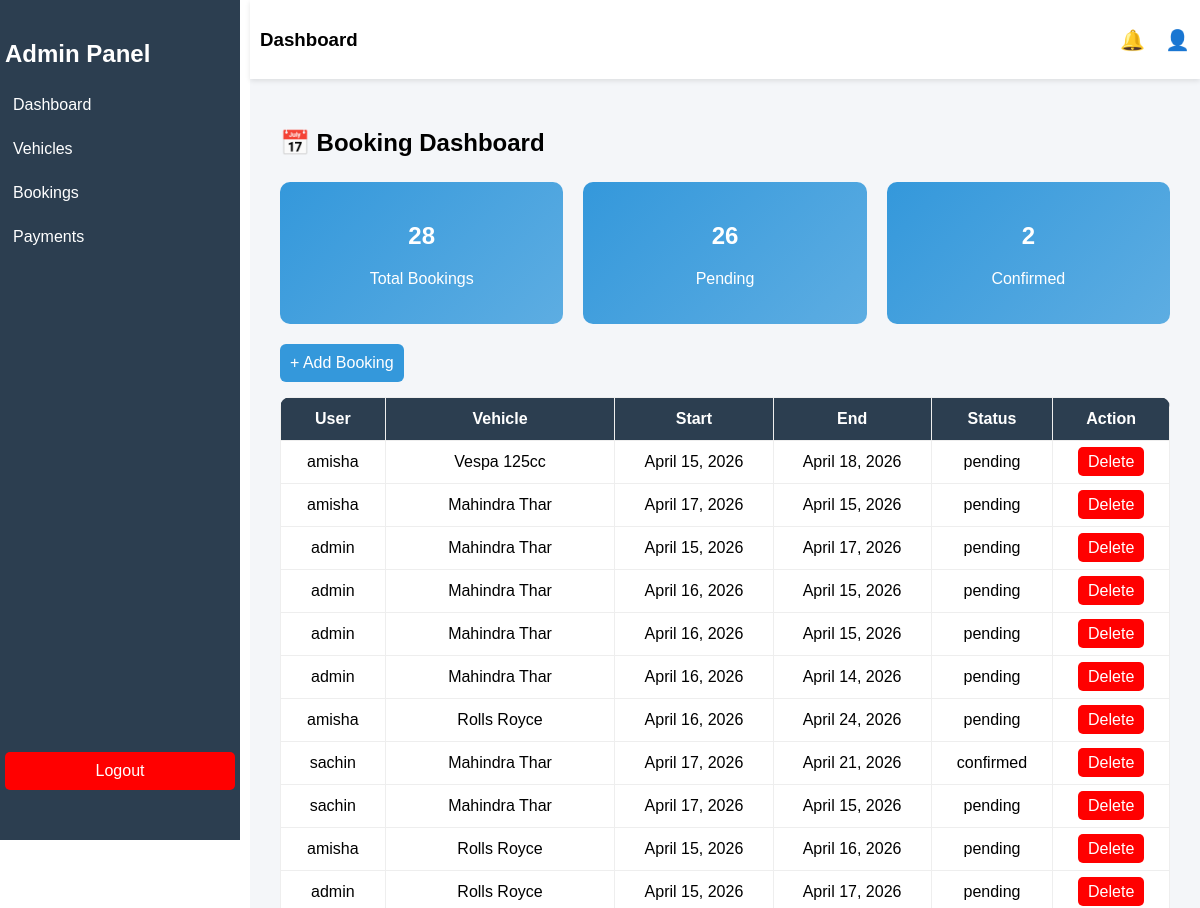
The page /dashboard/bookings/ (upper part) on the database as committed earlier.
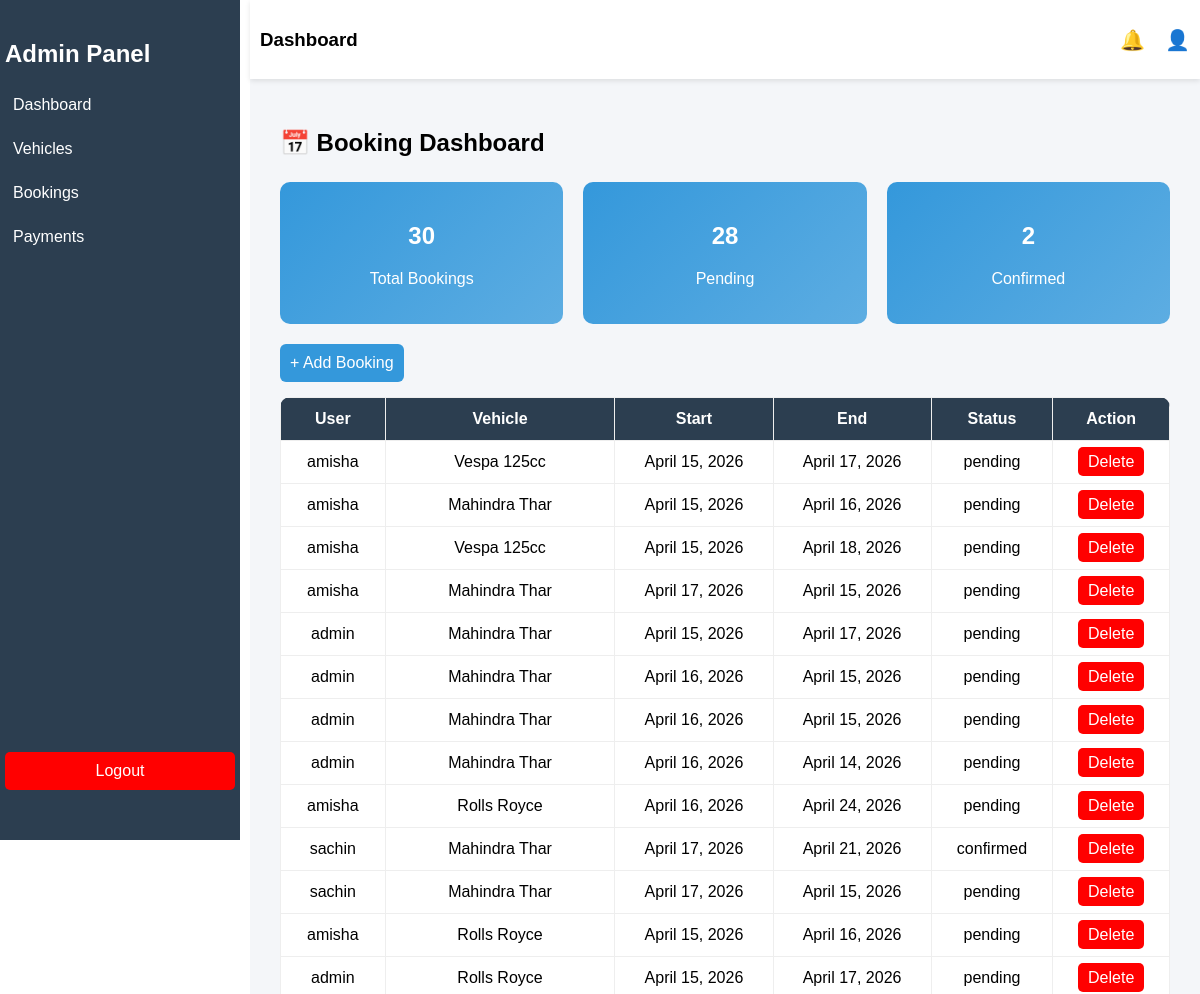
The same page on the database as committed later.
### rentingsystem/models.py (models this page shows, shortened)
class Booking(models.Model):
    STATUS_CHOICES = (
        ('pending', 'Pending'),
        ('confirmed', 'Confirmed'),
        ('cancelled', 'Cancelled'),
    )
    user = models.ForeignKey(User, on_delete=models.CASCADE, related_name='bookings')
    vehicle = models.ForeignKey(Vehicle, on_delete=models.CASCADE, related_name='bookings')
    start_date = models.DateField()
    end_date = models.DateField()
    start_time = models.TimeField(null=True, blank=True)
    end_time = models.TimeField(null=True, blank=True)
    total_days = models.PositiveIntegerField(default=1)
    total_cost = models.DecimalField(max_digits=10, decimal_places=2, default=0)
    status = models.CharField(max_length=10, choices=STATUS_CHOICES, default='pending')
    created_at = models.DateTimeField(auto_now_add=True)
    class Meta:
        ordering = ['-created_at']

class Vehicle(models.Model):
    category = models.ForeignKey(Category, on_delete=models.CASCADE, related_name='vehicles')
    name = models.CharField(max_length=100)
    price_per_day = models.DecimalField(max_digits=10, decimal_places=2)
    image = models.ImageField(upload_to='vehicle')
    is_available=models.BooleanField(default=True)
    description=models.TextField(blank=True)
    created_at=models.DateTimeField(auto_now_add=True)

### dashboard/views.py (the view)
# urls.py: path('bookings/', views.booking_dashboard, name='booking_list'),
def booking_dashboard(request):
    bookings = Booking.objects.all()
    return render(request, 'dashboard/booking-dashboard.html', {
        'bookings': bookings,
        'total_bookings': bookings.count(),
        'pending': bookings.filter(status='pending').count(),
        'confirmed': bookings.filter(status='confirmed').count(),
    })

### dashboard/templates/dashboard/booking-dashboard.html (shortened to what this page needs)
{% extends "base-dashboard.html" %}
{% block main_content %}
<h2>📅 Booking Dashboard</h2>
<div class="cards">
    <div class="card">
        <h2>{{ total_bookings }}</h2>
        <p>Total Bookings</p>
    </div>
    <div class="card">
        <h2>{{ pending }}</h2>
        <p>Pending</p>
    </div>
    <div class="card">
        <h2>{{ confirmed }}</h2>
        <p>Confirmed</p>
    </div>
</div>
<a href="{% url 'booking_form' %}" style="
    display:inline-block;
    margin-bottom:15px;
    padding:10px;
    background:#3498db;
    color:white;
    border-radius:6px;
    text-decoration:none;
">
+ Add Booking
</a>
<table>
<tr>
    <th>User</th>
    <th>Vehicle</th>
    <th>Start</th>
    <th>End</th>
    <th>Status</th>
    <th>Action</th>
</tr>
{% for b in bookings %}
<tr>
    <td>{{ b.user.username }}</td>
    <td>{{ b.vehicle.name }}</td>
    <td>{{ b.start_date }}</td>
    <td>{{ b.end_date }}</td>
    <td>{{ b.status }}</td>
    <td>
        <a href="{% url 'booking_delete' b.id %}" class="btn">Delete</a>
    </td>
</tr>
{% endfor %}
</table>
{% endblock %}

Rows that differ between the two databases and show on the page:
added Booking: user.username "amisha", vehicle.name "Vespa 125cc", start_date "April 15, 2026", end_date "April 17, 2026", status "pending"
added Booking: user.username "amisha", vehicle.name "Mahindra Thar", start_date "April 15, 2026", end_date "April 16, 2026", status "pending"
Other text that changed with them:
{{ total_bookings }}: "28" → "30"
{{ pending }}: "26" → "28"
